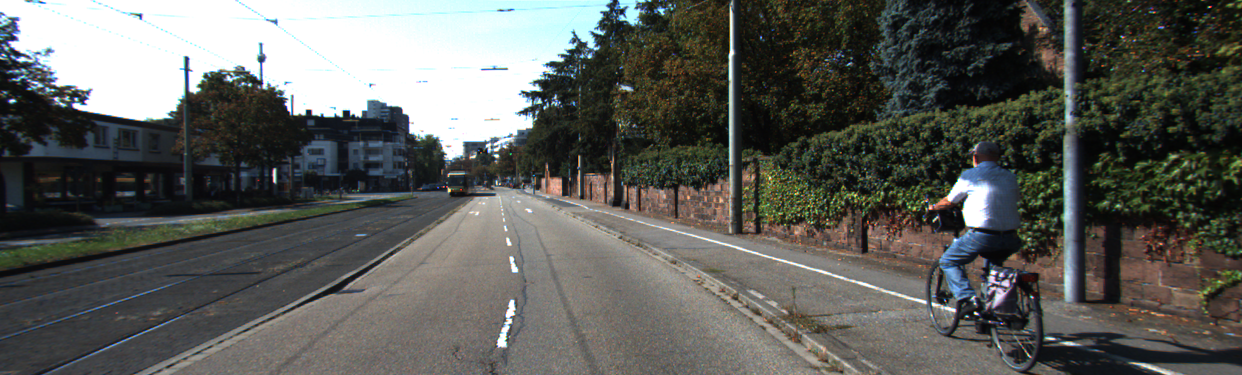
#> input picture depth_image/images/left.png, 1242 x 375 px
$ python getDepthImage.py
#> lines starting #> are read from the running program, lines starting #| are printed output that depends on the picture
import cv2
import numpy as np
import matplotlib.pyplot as plt
import os
import open3d as o3d

full_path = os.path.realpath(__file__)
# Load the left and right images
img_left_color = cv2.imread(os.path.dirname(full_path)+'/images/left.png')
#> img_left_color is the input picture: shape (375, 1242, 3); mean B, G, R 89.7, 93.9, 92.4
right_img = cv2.imread(os.path.dirname(full_path)+'/images/right.png', 0)
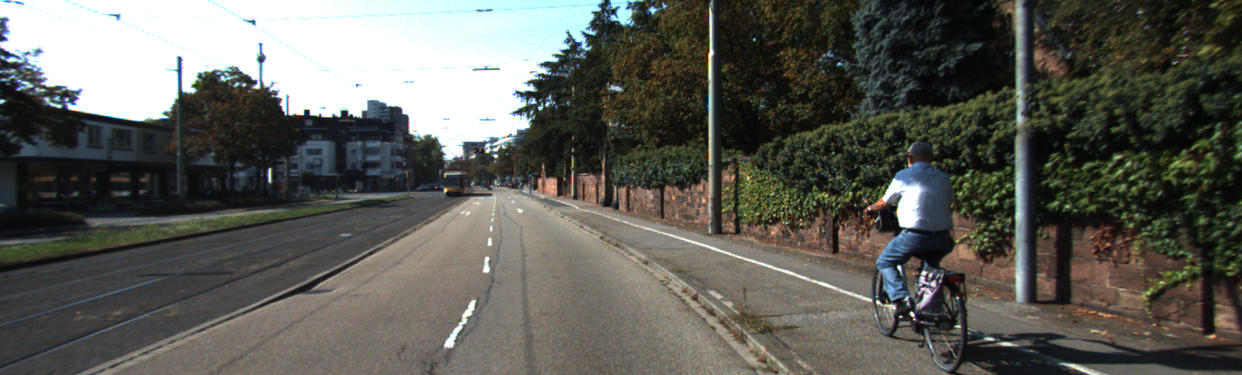
#> input picture depth_image/images/right.png, 1242 x 375 px
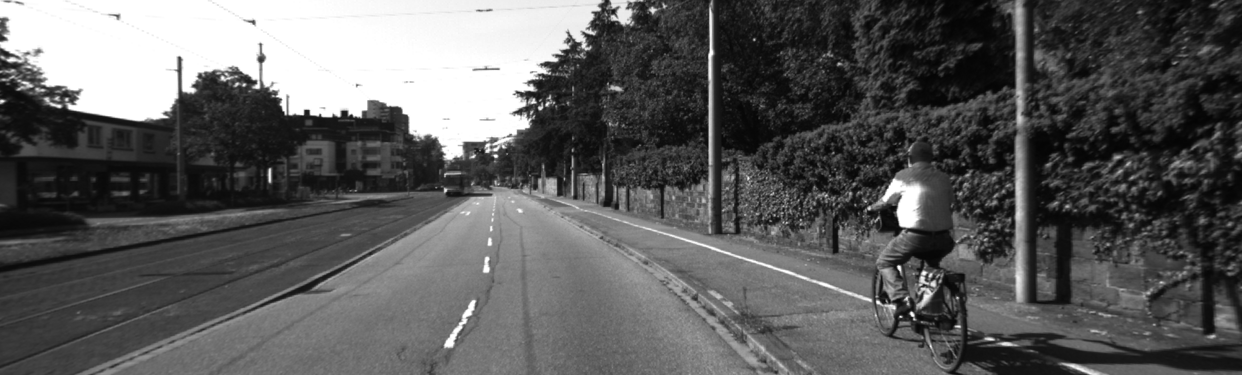
#> right_img: shape (375, 1242); min 4, max 255, mean 92.1
left_img = cv2.cvtColor(img_left_color, cv2.COLOR_BGR2GRAY)
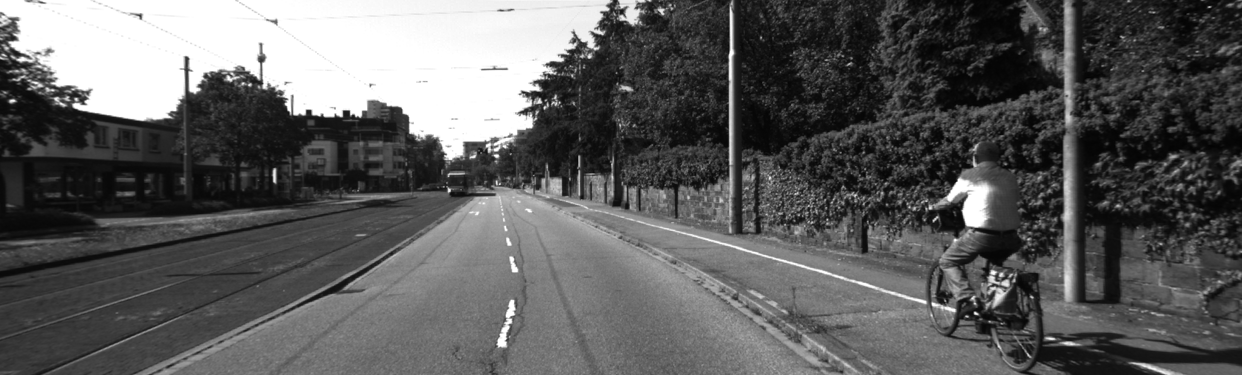
#> left_img: shape (375, 1242); min 2, max 255, mean 92.9

# Blur images to smooth the noise
left_img = cv2.blur(left_img,(5,5))
right_img = cv2.blur(right_img,(5,5))
cv2.imwrite(os.path.dirname(full_path)+'/images/left_blur.png',left_img)
cv2.imwrite(os.path.dirname(full_path)+'/images/right_blur.png',right_img)
disparity_map = np.empty_like(left_img)

# camera matrices and other parameters
cam0 = np.array(
[[7.215377000000e+02, 0.000000000000e+00, 6.095593000000e+02],
[0.000000000000e+00, 7.215377000000e+02, 1.728540000000e+02],
[0.000000000000e+00, 0.000000000000e+00, 1.000000000000e+00]]).astype('float32')
cam1 = np.array(
[[7.215377000000e+02, 0.000000000000e+00, 6.095593000000e+02],
[0.000000000000e+00, 7.215377000000e+02, 1.728540000000e+02],
[0.000000000000e+00, 0.000000000000e+00, 1.000000000000e+00]]).astype('float32')
baseline=540
vmin=2#10
vmax=78
block = 15 #11

#############################################################
# disparity map creation
stereo = cv2.StereoSGBM_create(numDisparities=vmax, blockSize=block,minDisparity=vmin)

title_window = 'Disparity map'
def compute_and_show_image():
    global disparity_map
    # disparity_map = stereo.compute(left_img, right_img).astype(np.float32) / 16.0
    disparity_map = stereo.compute(left_img, right_img)
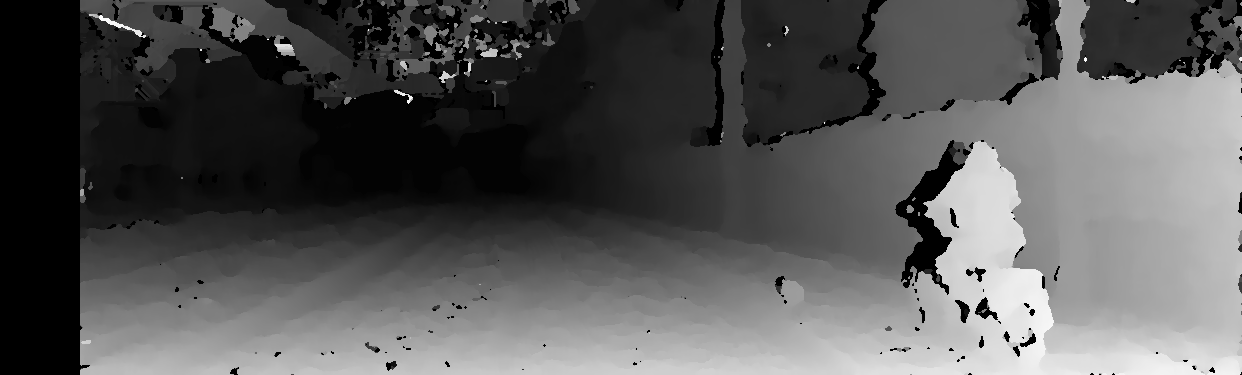
#> disparity_map: shape (375, 1242) int16; min 16, max 1264, mean 439.3; drawn with min black and max white
    disparity_color = cv2.applyColorMap(np.array(disparity_map.astype(np.float32) / 16.0, dtype = np.uint8), cv2.COLORMAP_JET)
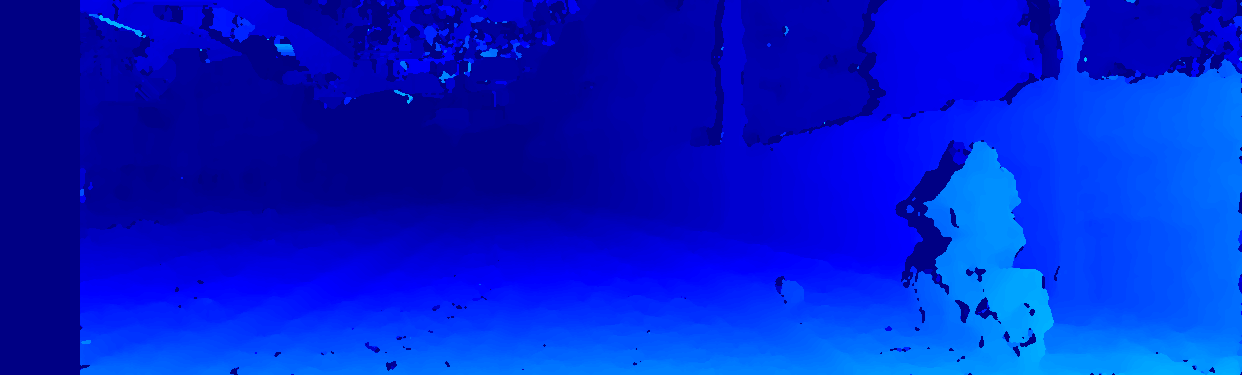
#> disparity_color: shape (375, 1242, 3); mean B, G, R 206.3, 29.7, 0

    cv2.imshow(title_window, disparity_color)
    cv2.imwrite(os.path.dirname(full_path)+'/images/disparity_color.png',disparity_color)
# [35 lines of commented-out code are left out]

compute_and_show_image()

plt.imshow(disparity_map, 'rainbow')
plt.show()
plt.imsave(os.path.dirname(full_path)+'/images/disparity_map.png',disparity_map)
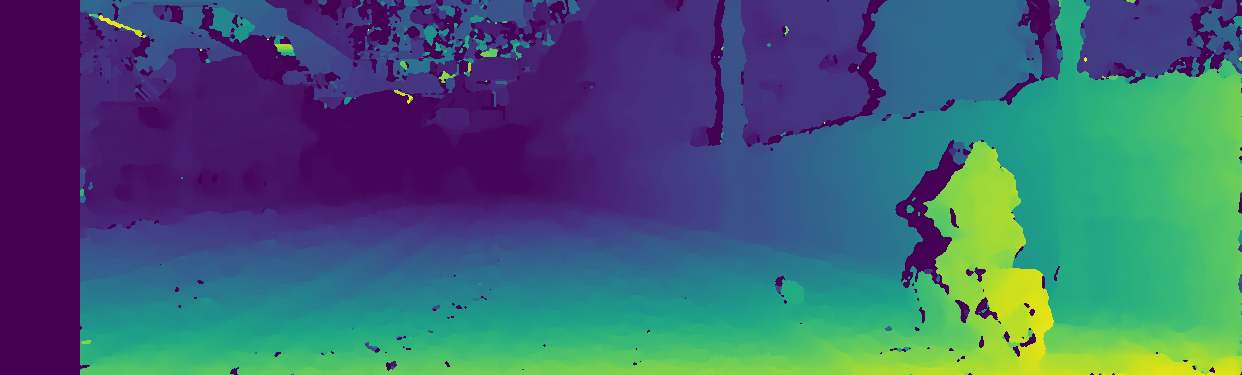
#> saved as disparity_map.png: shape (375, 1242, 3); mean R, G, B 65.9, 97.2, 115.4

# Calculate matrix Q - disparity-to-depth mapping matrix
rev_proj_matrix = np.zeros((4,4)) # to store the output
cv2.stereoRectify(cameraMatrix1 = cam0,cameraMatrix2 = cam1,
                  distCoeffs1 = 0, distCoeffs2 = 0,
                  imageSize = left_img.shape[:2],
                  R = np.identity(3), T = np.array([baseline/1000, 0., 0.]),
                  R1 = None, R2 = None,
                  P1 =  None, P2 =  None,
                  Q = rev_proj_matrix)

# project depth image points to 3d
points = cv2.reprojectImageTo3D(disparity_map, rev_proj_matrix)

#reflect on x axis
reflect_matrix = np.identity(3)
reflect_matrix[0] *= -1
points = np.matmul(points,reflect_matrix)
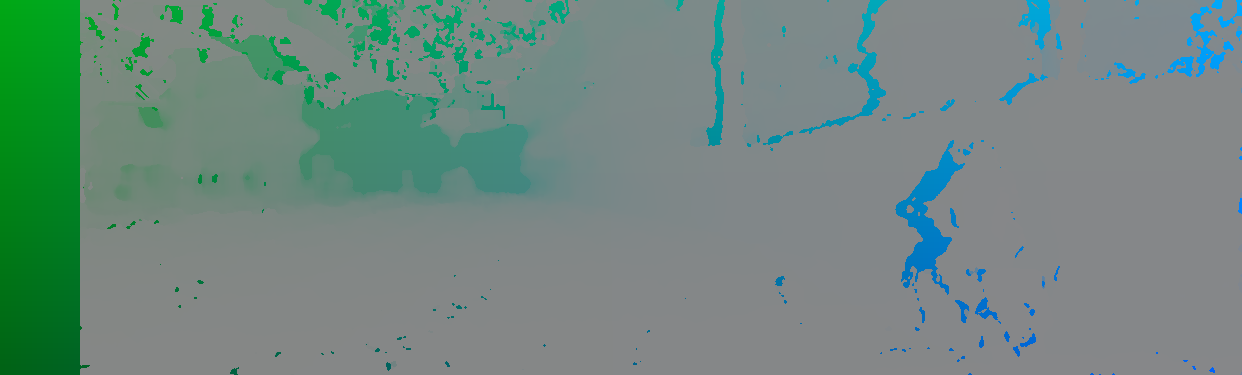
#> points: shape (375, 1242, 3) float64; mean of channels 0, 1, 2 -1.4, 0.1, -4.2; drawn with min black and max white
points = points[disparity_map > disparity_map.min()]

#extract colors from image
colors = cv2.cvtColor(img_left_color, cv2.COLOR_BGR2RGB)
out_colors = colors[disparity_map > disparity_map.min()]

def write_ply(fn, points, colors):
    ply_header = '''ply
    format ascii 1.0
    element vertex %(vert_num)d
    property float x
    property float y
    property float z
    property uchar red
    property uchar green
    property uchar blue
    end_header
    '''
    out_colors = np.array(colors).reshape(-1,3)
    points = points.reshape(-1, 3)
    verts = np.hstack([points, out_colors])
    with open(fn, 'wb') as f:
        f.write((ply_header % dict(vert_num=len(verts))).encode('utf-8'))
        np.savetxt(f, verts, fmt='%f %f %f %d %d %d ')

# save as .ply file
write_ply(os.path.dirname(full_path)+'/images/out.ply', points, out_colors)

# visulize in 3d
pcd = o3d.io.read_point_cloud(os.path.dirname(full_path)+'/images/out.ply')
o3d.visualization.draw_geometries([pcd])

cv2.waitKey(0) # waits until a key is pressed
cv2.destroyAllWindows()
